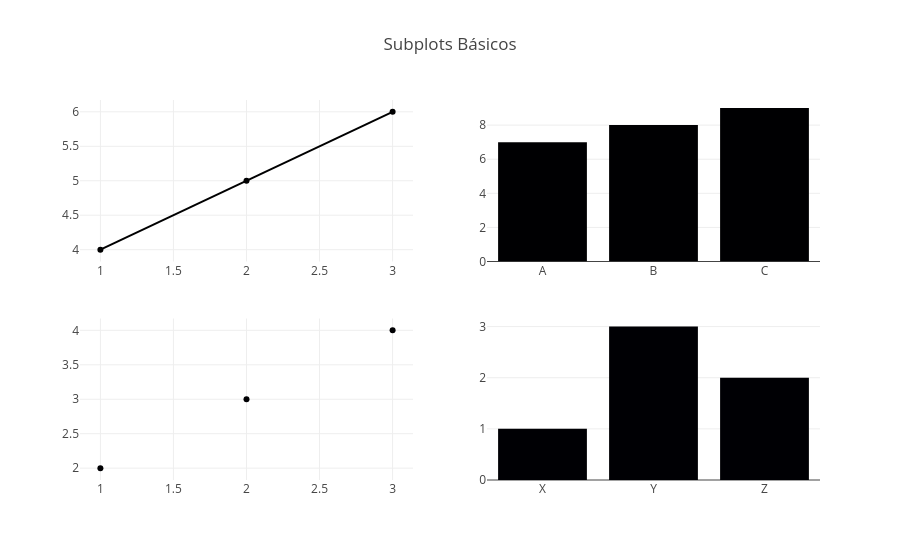

Notebook source saved alongside this figure:
### Code cell
fig.update_layout(title="Subplots Básicos",
                    showlegend=False)

### Figure 1 — Plotly figure (JSON) as saved in the notebook; plotly's stock layout.template omitted (floating-point values rounded to 4 significant figures)
{"data": [{"mode": "lines+markers", "name": "Plot 1", "type": "scatter", "x": [1, 2, 3], "xaxis": "x", "y": [4, 5, 6], "yaxis": "y"}, {"name": "Plot 2", "type": "bar", "x": ["A", "B", "C"], "xaxis": "x2", "y": [7, 8, 9], "yaxis": "y2"}, {"mode": "markers", "name": "Plot 3", "type": "scatter", "x": [1, 2, 3], "xaxis": "x3", "y": [2, 3, 4], "yaxis": "y3"}, {"name": "Plot 4", "type": "bar", "x": ["X", "Y", "Z"], "xaxis": "x4", "y": [1, 3, 2], "yaxis": "y4"}], "layout": {"showlegend": false, "title": {"text": "Subplots Básicos"}, "xaxis": {"anchor": "y", "domain": [0, 0.45]}, "xaxis2": {"anchor": "y2", "domain": [0.55, 1]}, "xaxis3": {"anchor": "y3", "domain": [0, 0.45]}, "xaxis4": {"anchor": "y4", "domain": [0.55, 1]}, "yaxis": {"anchor": "x", "domain": [0.575, 1]}, "yaxis2": {"anchor": "x2", "domain": [0.575, 1]}, "yaxis3": {"anchor": "x3", "domain": [0, 0.425]}, "yaxis4": {"anchor": "x4", "domain": [0, 0.425]}}}
